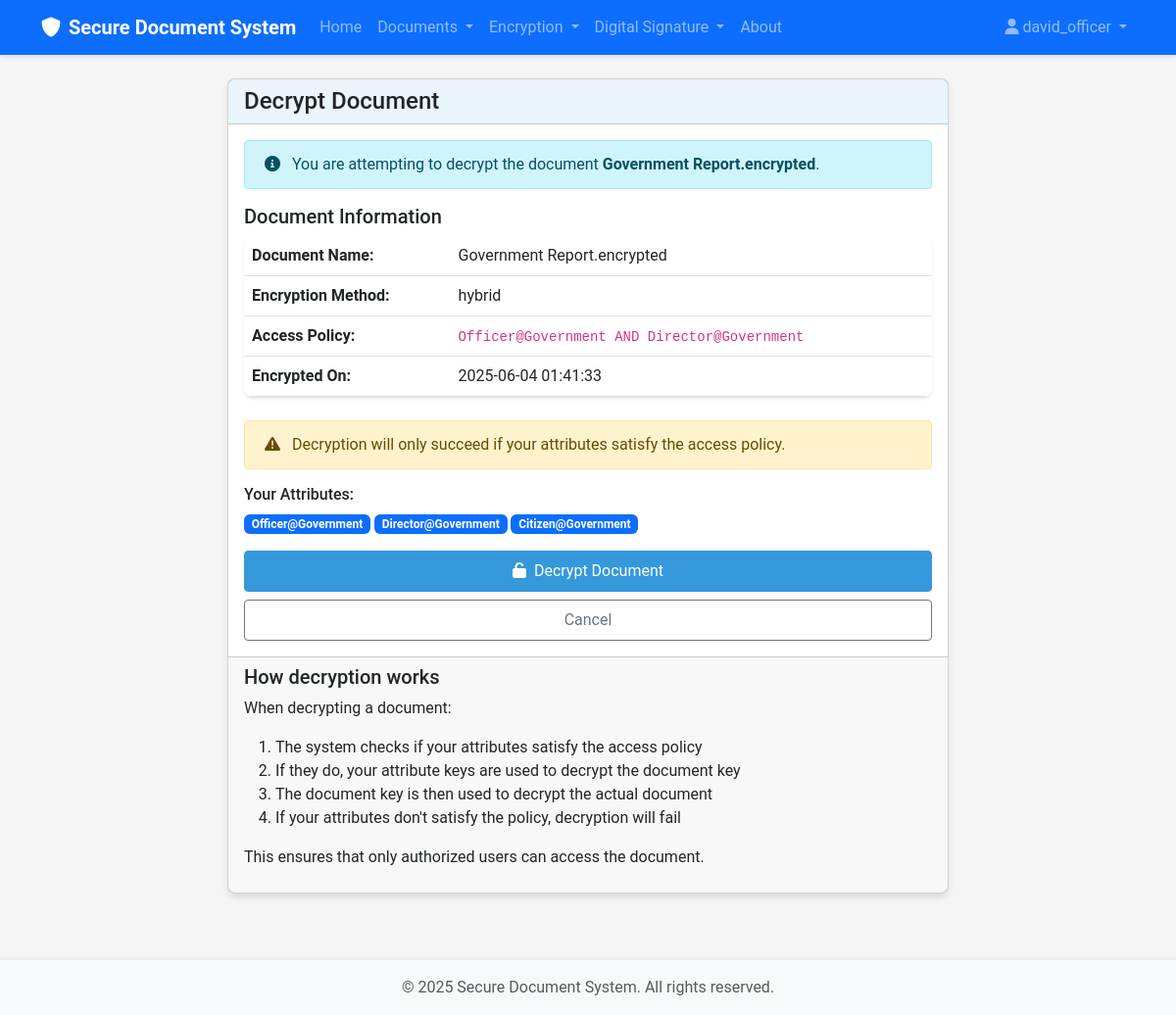
The app's page /encryption/decrypt/8 (signed in) with its own data.
### src/models/user.py (models this page shows, shortened)
class User(UserMixin, db.Model):
    id = db.Column(db.Integer, primary_key=True)
    username = db.Column(db.String(64), index=True, unique=True)
    email = db.Column(db.String(120), index=True, unique=True)
    password = db.Column(db.String(128))
    role = db.Column(db.String(20), default='reader')  # 'data_owner', 'reader', 'authority'
    created_at = db.Column(db.DateTime, default=datetime.utcnow)
    public_key = db.Column(db.Text)
    private_key_encrypted = db.Column(db.Text)
    documents = db.relationship('Document', foreign_keys='Document.user_id', backref='owner', lazy='dynamic')
    attributes = db.relationship('Attribute', secondary=user_attributes,
                                backref=db.backref('users', lazy='dynamic'))

class Attribute(db.Model):
    id = db.Column(db.Integer, primary_key=True)
    name = db.Column(db.String(64), index=True)
    authority_name = db.Column(db.String(64), index=True)
    description = db.Column(db.String(256))
    __table_args__ = (db.UniqueConstraint('name', 'authority_name', name='_name_authority_uc'),)

### src/models/document.py (models this page shows, shortened)
class Document(db.Model):
    id = db.Column(db.Integer, primary_key=True)
    filename = db.Column(db.String(256), nullable=False)
    original_filename = db.Column(db.String(256), nullable=False)
    file_type = db.Column(db.String(64))
    file_size = db.Column(db.Integer)  # Size in bytes
    doc_type = db.Column(db.String(20))  # 'original', 'encrypted', 'signed'
    encryption_method = db.Column(db.String(20), nullable=True)  # 'maabe', 'hybrid', None
    access_policy = db.Column(db.Text, nullable=True)
    is_signed = db.Column(db.Boolean, default=False)
    signature_file = db.Column(db.String(256), nullable=True)
    signer_id = db.Column(db.Integer, db.ForeignKey('user.id'), nullable=True)
    user_id = db.Column(db.Integer, db.ForeignKey('user.id'), nullable=False)
    parent_id = db.Column(db.Integer, db.ForeignKey('document.id'), nullable=True)
    children = db.relationship('Document',
                              backref=db.backref('parent', remote_side=[id]),
                              foreign_keys=[parent_id])
    signer = db.relationship('User', foreign_keys=[signer_id], backref='signed_documents')
    created_at = db.Column(db.DateTime, default=datetime.utcnow)
    updated_at = db.Column(db.DateTime, default=datetime.utcnow, onupdate=datetime.utcnow)

### src/routes/encryption.py (the view, shortened to what this page needs)
@encryption_bp.route('/decrypt/<int:document_id>', methods=['GET', 'POST'])
@login_required
def decrypt(document_id):
    document = Document.query.get_or_404(document_id)
    if document.doc_type != 'encrypted':
        flash('Document is not encrypted', 'danger')
        return redirect(url_for('document.list'))
    return render_template('encryption/decrypt.html', title='Decrypt Document',
                          document=document)

### templates/encryption/decrypt.html (shortened to what this page needs)
{% extends "base.html" %}
{% block content %}
<div class="row justify-content-center">
    <div class="col-md-8">
        <div class="card">
            <div class="card-header">
                <h4 class="mb-0">Decrypt Document</h4>
            </div>
            <div class="card-body">
                <div class="alert alert-info">
                    <i class="fas fa-info-circle me-2"></i> You are attempting to decrypt the document <strong>{{ document.original_filename }}</strong>.
                </div>
                <div class="mb-4">
                    <h5>Document Information</h5>
                    <table class="table">
                        <tr>
                            <th style="width: 30%">Document Name:</th>
                            <td>{{ document.original_filename }}</td>
                        </tr>
                        <tr>
                            <th>Encryption Method:</th>
                            <td>{{ document.encryption_method }}</td>
                        </tr>
                        <tr>
                            <th>Access Policy:</th>
                            <td><code>{{ document.access_policy }}</code></td>
                        </tr>
                        <tr>
                            <th>Encrypted On:</th>
                            <td>{{ document.created_at.strftime('%Y-%m-%d %H:%M:%S') }}</td>
                        </tr>
                    </table>
                </div>
                <form method="POST" action="{{ url_for('encryption.decrypt', document_id=document.id) }}">
                    <div class="alert alert-warning">
                        <i class="fas fa-exclamation-triangle me-2"></i> Decryption will only succeed if your attributes satisfy the access policy.
                    </div>
                    <div class="mb-3">
                        <h6>Your Attributes:</h6>
                        <div>
                            {% for attribute in current_user.attributes %}
                                <span class="badge bg-primary">{{ attribute.name }}@{{ attribute.authority_name }}</span>
                            {% endfor %}
                        </div>
                    </div>
                    <div class="d-grid gap-2">
                        <button type="submit" class="btn btn-primary">
                            <i class="fas fa-unlock me-1"></i> Decrypt Document
                        </button>
                        <a href="{{ url_for('document.list') }}" class="btn btn-outline-secondary">Cancel</a>
                    </div>
                </form>
            </div>
            <div class="card-footer">
                <h5>How decryption works</h5>
                <p>When decrypting a document:</p>
                <ol>
                    <li>The system checks if your attributes satisfy the access policy</li>
                    <li>If they do, your attribute keys are used to decrypt the document key</li>
                    <li>The document key is then used to decrypt the actual document</li>
                    <li>If your attributes don't satisfy the policy, decryption will fail</li>
                </ol>
                <p>This ensures that only authorized users can access the document.</p>
            </div>
        </div>
    </div>
</div>
{% endblock %}

### templates/base.html (shortened to what this page needs)
<!DOCTYPE html>
<html lang="en">
<head>
    <link href="https://cdn.jsdelivr.net/npm/bootstrap@5.3.0-alpha1/dist/css/bootstrap.min.css" rel="stylesheet">
    <link rel="stylesheet" href="https://cdnjs.cloudflare.com/ajax/libs/font-awesome/6.0.0/css/all.min.css">
    <link rel="stylesheet" href="{{ url_for('static', filename='css/style.css') }}">
</head>
<body>
    <nav class="navbar navbar-expand-lg navbar-dark bg-primary">
        <div class="container">
            <a class="navbar-brand" href="{{ url_for('index') }}">
                <i class="fas fa-shield-alt me-2"></i>Secure Document System
            </a>
            <div class="collapse navbar-collapse" id="navbarNav">
                <ul class="navbar-nav me-auto">
                    <li class="nav-item">
                        <a class="nav-link" href="{{ url_for('index') }}">Home</a>
                    </li>
                    {% if current_user.is_authenticated %}
                        <li class="nav-item dropdown">
                            <a class="nav-link dropdown-toggle" href="#" id="documentsDropdown" role="button" data-bs-toggle="dropdown">
                                Documents
                            </a>
                        </li>
                        <li class="nav-item dropdown">
                            <a class="nav-link dropdown-toggle" href="#" id="encryptionDropdown" role="button" data-bs-toggle="dropdown">
                                Encryption
                            </a>
                        </li>
                        <li class="nav-item dropdown">
                            <a class="nav-link dropdown-toggle" href="#" id="signatureDropdown" role="button" data-bs-toggle="dropdown">
                                Digital Signature
                            </a>
                        </li>
                    {% endif %}
                    <li class="nav-item">
                        <a class="nav-link" href="{{ url_for('about') }}">About</a>
                    </li>
                </ul>
                <ul class="navbar-nav">
                    {% if current_user.is_authenticated %}
                        <li class="nav-item dropdown">
                            <a class="nav-link dropdown-toggle" href="#" id="userDropdown" role="button" data-bs-toggle="dropdown">
                                <i class="fas fa-user me-1"></i>{{ current_user.username }}
                            </a>
                        </li>
                    {% endif %}
                </ul>
            </div>
        </div>
    </nav>
    <div class="container mt-4">
        {% block content %}{% endblock %}
    </div>
    <footer class="footer mt-5 py-3 bg-light">
        <div class="container text-center">
            <span class="text-muted">© 2025 Secure Document System. All rights reserved.</span>
        </div>
    </footer>
</body>
</html>

### static/css/style.css (style rules this page uses)
:root { --primary-color: #3498db; --secondary-color: #2ecc71; --background-color: #f5f5f5; --text-color: #333333; --danger-color: #e74c3c; --success-color: #27ae60; }
body { font-family: 'Roboto', 'Open Sans', sans-serif; background-color: var(--background-color); color: var(--text-color); min-height: 100vh; display: flex; flex-direction: column; }
.navbar { box-shadow: 0 2px 4px rgba(0, 0, 0, 0.1); }
.navbar-brand { font-weight: bold; }
.footer { margin-top: auto; box-shadow: 0 -2px 4px rgba(0, 0, 0, 0.05); }
.card { border-radius: 8px; box-shadow: 0 4px 6px rgba(0, 0, 0, 0.1); transition: transform 0.3s ease, box-shadow 0.3s ease; margin-bottom: 20px; }
.card-header { font-weight: bold; background-color: rgba(52, 152, 219, 0.1); }
.btn { border-radius: 4px; padding: 8px 16px; transition: all 0.3s ease; }
.btn-primary { background-color: var(--primary-color); border-color: var(--primary-color); }
.alert { border-radius: 4px; padding: 12px 20px; }
.table { box-shadow: 0 2px 3px rgba(0, 0, 0, 0.1); border-radius: 8px; overflow: hidden; }

### records on screen
User: username "david_officer"
Document: original_filename "Government Report.encrypted", encryption_method "hybrid", access_policy "Officer@Government AND Director@Government", created_at "2025-06-04 01:41:33"
Attribute: name "Officer", authority_name "Government"
Attribute: name "Director", authority_name "Government"
Attribute: name "Citizen", authority_name "Government"
